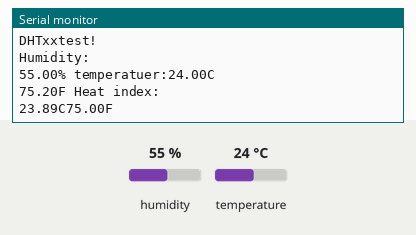
The sketch below on a simulated Arduino Uno, built with avr-gcc and run on an emulated ATmega328P. On the bench: the last lines printed to the serial monitor. The inputs (shaded band) are chosen by the test bench; at power-on: humidity 55 %, temperature 24 °C.

Above: at 18.0 s.
18.1 s: humidity set to 22 %
At 21.1 s:
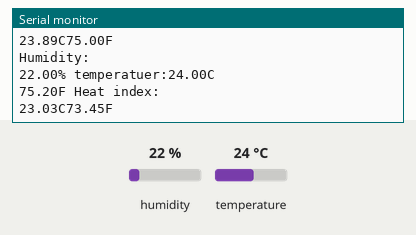
33.1 s: temperature set to 12 °C
At 41.0 s:
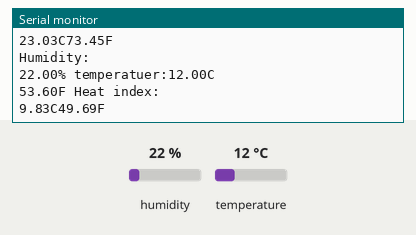
48.1 s: humidity set to 40 %
At 50.9 s:
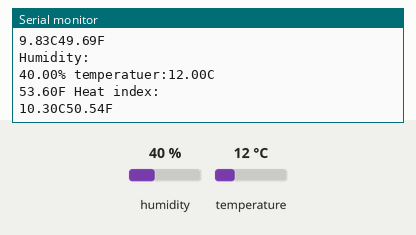
Timing chart, 0 to 52.4 s (numbered marks = the images above; inputs shaded):
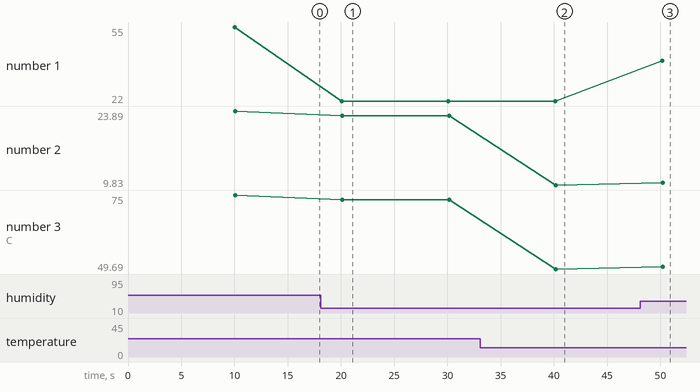

The sketch:

testing_temperature_by_DHT11.ino
```cpp
#include <DHT.h>
#include <DHT_U.h>
#define DHTPIN 7
#define DHTTYPE DHT11
DHT dht(DHTPIN,DHTTYPE);
void setup() {
  // put your setup code here, to run once:
  Serial.begin(9600);
  Serial.println(F("DHTxxtest!"));
  dht.begin();
}

void loop() {
  // put your main code here, to run repeatedly:
  delay(10000);
  float h = dht.readHumidity();
  float t = dht.readTemperature();
  float f = dht.readTemperature(true);

  if(isnan(h)||isnan(t)||isnan(f)) {
    Serial.println(F("Failed to read from DHT sensor!"));
    return;
  }

  float hif = dht.computeHeatIndex(f,h);
  float hic = dht.computeHeatIndex(t,h,false);

  Serial.println(F("Humidity:"));
  Serial.print(h);
  Serial.print(F("% temperatuer:"));
  Serial.print(t);
  Serial.println(F("C"));
  Serial.print(f);
  Serial.println(F("F Heat index:"));
  Serial.print(hic);
  Serial.print(F("C"));
  Serial.print(hif);
  Serial.println(F("F"));
}
```

Measured:
- after the input at 18.1 s, the serial monitor: prints a new line after 2.0 s (image 1)
- after the input at 33.1 s, the serial monitor: prints a new line after 7.0 s (image 2)
- after the input at 48.1 s, the serial monitor: prints a new line after 2.1 s (image 3)
- plotted number 1: 55 → 22 after the input at 18.1 s, 22 → 40 after the input at 48.1 s
- plotted number 2: 23.89 → 23.03 after the input at 18.1 s, 23.03 → 9.83 after the input at 33.1 s, 9.83 → 10.3 after the input at 48.1 s
- plotted number 3: 75 → 73.45 after the input at 18.1 s, 73.45 → 49.69 after the input at 33.1 s, 49.69 → 50.54 after the input at 48.1 s
